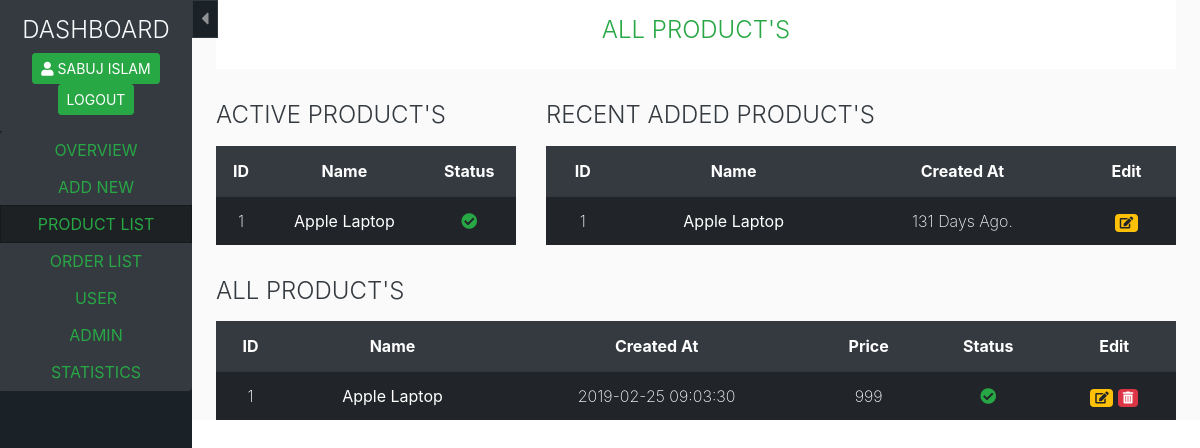
The app's page /dashboard/productlist.php (signed in) with its own data.
### tables this page shows
CREATE TABLE `products` (
  `pro_id` int(100) NOT NULL,
  `cat_id` int(20) NOT NULL,
  `brand_id` int(20) NOT NULL,
  `title` text NOT NULL,
  `price` int(20) NOT NULL,
  `description` text NOT NULL,
  `keyword` text NOT NULL,
  `status` int(2) NOT NULL,
  `image1` text NOT NULL,
  `image2` text NOT NULL,
  `image3` text NOT NULL,
  `date` timestamp NOT NULL DEFAULT CURRENT_TIMESTAMP ON UPDATE CURRENT_TIMESTAMP
);

### dashboard/function/product_list.php (the view, shortened to what this page needs)
<?php
$connect = mysqli_connect("localhost","root","","bigbazi");
function all_product(){
  global $connect;
  $pro = "select * from products";
  $run_pro = mysqli_query($connect,$pro);
  while ($array = mysqli_fetch_assoc($run_pro)) {
    $pro_id = $array['pro_id'];
    $title = $array['title'];
    $date = $array['date'];
    $price = $array['price'];
    $status = $array['status'];
    if ($status == 1) {
      echo "<tr>
        <td>$pro_id</td>
        <td><a class='btn-link-2 p-0 m-0' href='#' title='View Details'>$title</a></td>
        <td>$date</td>
        <td>$price</td>
        <td><i class='fas fa-check-circle text-success' title='View'></i></td>
        <td><a class='badge badge-warning' href='edit.php?pro_id=$pro_id'><i class='fas fa-edit' title='Edit'></i></a>
        <a class='badge badge-danger' href='?delete_id=$pro_id'><i class='fas fa-trash-alt' title='Delete'></i></a></td>
      </tr>";
    }
  }
}
function recent_added(){
  global $connect;
  $sel = "select * from products order by pro_id desc limit 5";
  $run_sel = mysqli_query($connect,$sel);
  while ($array = mysqli_fetch_assoc($run_sel)) {
    $pro_id = $array['pro_id'];
    $title = $array['title'];
    $date = $array['date'];
    $cur_date = date_create("now");
    $pro_date = date_create($date);
    $diff = date_diff($cur_date,$pro_date);
    $days = $diff->format("%a Days Ago.");
    echo "<tr>
      <td>$pro_id</td>
      <td><a class='btn-link-2 p-0 m-0' href='#' title='View Details'>$title</a></td>
      <td>$days</td>
      <td><a class='badge badge-warning' href='edit.php?pro_id=$pro_id'><i class='fas fa-edit' title='Edit'></i></a></td>
    </tr>";
  }
}
function active_product(){
  global $connect;
  $sel = "select * from products limit 5";
  $run_sel = mysqli_query($connect,$sel);
  while ($array = mysqli_fetch_assoc($run_sel)) {
    $pro_id = $array['pro_id'];
    $title = $array['title'];
    $status = $array['status'];
    if ($status == 1) {
      echo "<tr>
        <td>$pro_id</td>
        <td><a class='btn-link-2 p-0 m-0' href='#' title='View Details'>$title</a></td>
        <td><i class='fas fa-check-circle text-success' title='View'></i></td>
      </tr>";
    }
  }
}
 ?>

### dashboard/includes/admin_profile.php (shortened to what this page needs)
<?php
  global $connect;
  if (isset($_SESSION['email'])) {
    $profile = $_SESSION['email'];
    $sel = "select * from admin where admin_email='$profile'";
    $run = mysqli_query($connect,$sel);
    $array = mysqli_fetch_array($run);
    $name = $array['admin_name'];
    $name = strtoupper($name);
    echo "<a class='btn btn-success btn-sm' href='user.php'><i class='fas fa-user mr-1'></i>$name</a>
    <a class='btn btn-success btn-sm' href='admin_logout.php'>LOGOUT</a>
    ";
  }
 ?>

### dashboard/styles/css/myboot.css (style rules this page uses)
.btn-link-2 { font-weight: 400; color: #fff; background-color: transparent }

### records on screen
products: pro_id "1", title "Apple Laptop", date "131 Days Ago.", date "2019-02-25 09:03:30", price "999"

### other values on screen
$name "SABUJ ISLAM"
